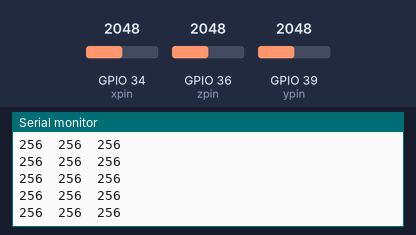
This sketch was run on a simulated ESP32. Shown: the last lines printed to the serial monitor. The test bench sets the inputs (shaded band); at power-on: GPIO 36 (zpin) = 2048, GPIO 34 (xpin) = 2048, GPIO 39 (ypin) = 2048 (analog values on the 0–4095 scale).

Above: at 1.2 s.
1.3 s: GPIO 36 (zpin) set to 2202
At 1.32 s:
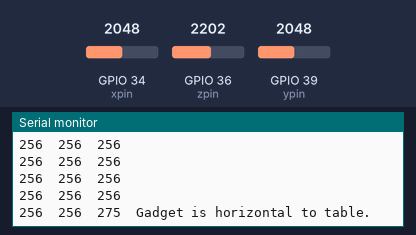
3.2 s: GPIO 34 (xpin) set to 1549
At 3.24 s:
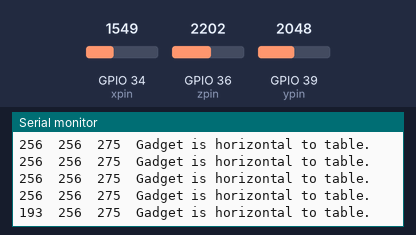
4.7 s: GPIO 34 (xpin) set to 1478
At 4.76 s:
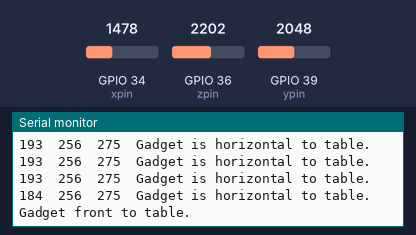

The sketch:

05-070_ADXL335_analog_accelerometer.ino
```cpp
/*  05.070 - ADXL335 acceleration sensor

   This sketch shows you how to use the ADXL335 analog acceleration sensor to
   detect the orientation of your gadget.

   After uploading the sketch to your ESP32, open the serial monitor to see the
   values from the sensor.

   This sketch was written by Peter Dalmaris using information from the
   ESP32 datasheet.


   Components
   ----------
    - ESP32 Dev Kit v4
    - ADXL335sensor breakout

    IDE
    ---
    Arduino IDE with ESP32 Arduino Code
    (https://github.com/espressif/arduino-esp32)


    Libraries
    ---------
    -


   Connections
   -----------

    Connect the sensor breakout like this:

    ESP32   |    ADXL335
    -------------------
     3.3V   |    Vcc
     GND    |    GND
     GPIO34 |    X
     GPIO39 |    Y
     GPIO36 |    Z


    Other information
    -----------------

    1. ESP32 Datasheet: https://www.espressif.com/sites/default/files/documentation/esp32_datasheet_en.pdf
    2. Sensor product page: https://www.analog.com/en/products/adxl335.html
    3. Sensor datasheet: https://www.analog.com/media/en/technical-documentation/data-sheets/adxl335.pdf

    Created on March 28 2019 by Peter Dalmaris

*/

const byte xpin = 34;                  // x-axis of the accelerometer
const byte ypin = 39;                  // y-axis
const byte zpin = 36;                  // z-axis (only on 3-axis models)

void setup() {
  // initialize the serial communications:
  Serial.begin(9600);

  analogReadResolution(9);  // Default resolution is 12 bits. Choose between 9-12.
                      // 9-bit resolution will produce readings from 0 to 512
}

void loop() {
  // print the sensor values:
  Serial.print(analogRead(xpin));
  // print a tab between values:
  Serial.print("\t");
  Serial.print(analogRead(ypin));
  // print a tab between values:
  Serial.print("\t");
  Serial.print(analogRead(zpin));


  // The folowing code shows how to determine the orientation of the sensor relative to the table.
  // The values are determined experimentally.
  if (analogRead(zpin) > 270)
  {
    Serial.print("\t");
    Serial.print("Gadget is horizontal to table.");
  }

  if (analogRead(xpin) < 190)
  {
    Serial.print("\t");
    Serial.print("Gadget front to table.");
  }

  if ((analogRead(ypin) < 280 && analogRead(ypin) > 270) ||
      (analogRead(ypin) < 180 && analogRead(ypin) > 170) )
  {
    Serial.print("\t");
    Serial.print("Gadget is on its side.");
  }

  Serial.println();
  // delay before next reading:
  delay(100);
}
```

Measured:
- the behaviour switches between 2167 and 2168 on GPIO 36 (zpin) (found by bisection; images 0 and 1)
- the behaviour switches between 1520 and 1519 on GPIO 34 (xpin) (found by bisection; images 2 and 3)
- after the input at 1.3 s, the serial monitor: prints a new line at once (image 1)
- after the input at 3.2 s, the serial monitor: prints a new line at once (image 2)
- after the input at 4.7 s, the serial monitor: prints a new line after 0.05 s (image 3)
